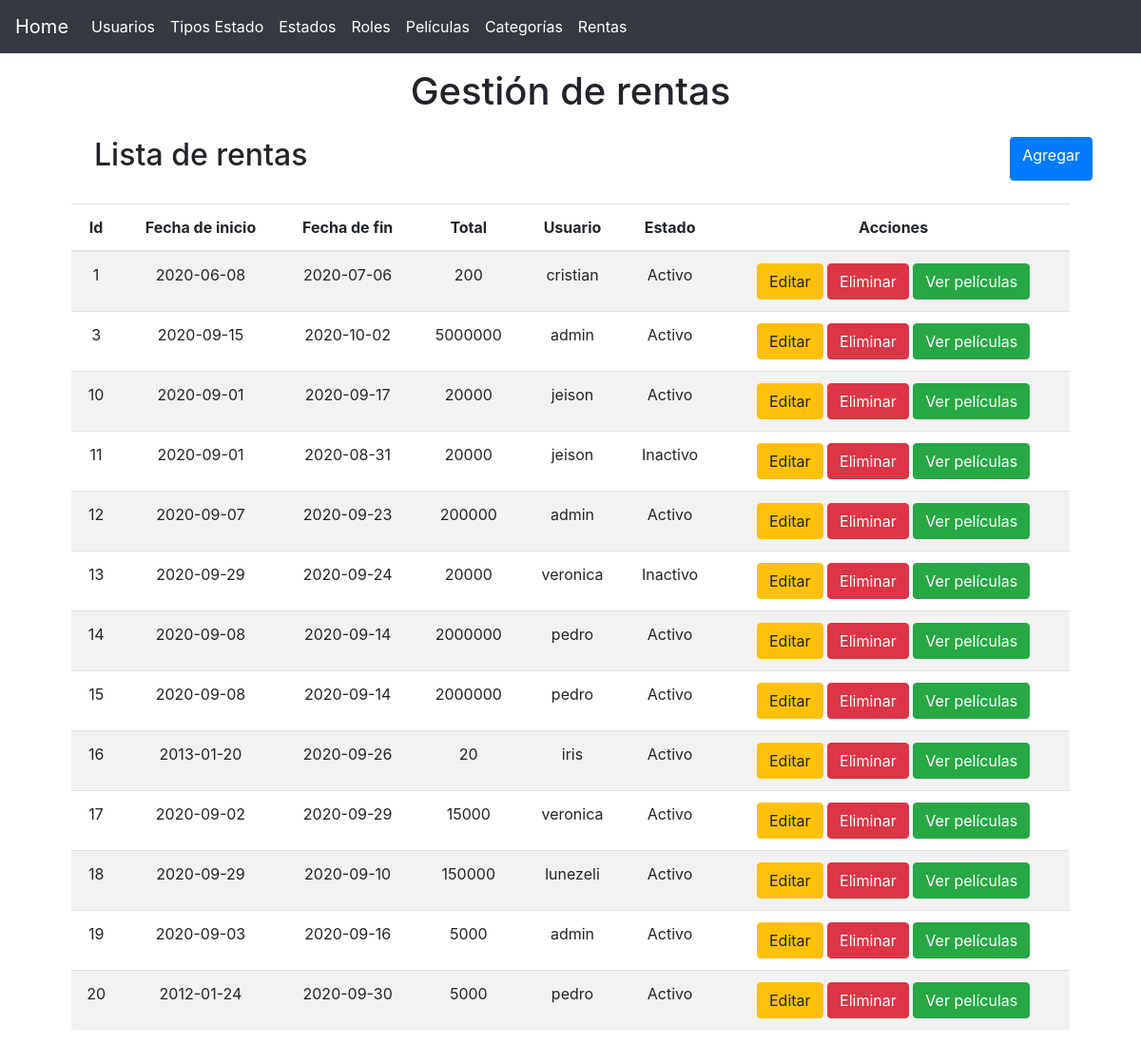
Screenshot of /?controller=rental with the database file from the repository.
### tables this page shows
CREATE TABLE IF NOT EXISTS `rentals` (
  `id` int(6) NOT NULL AUTO_INCREMENT,
  `start_date` date NOT NULL,
  `end_date` date NOT NULL,
  `total` int(12) NOT NULL,
  `user_id` int(6) NOT NULL,
  `status_id` int(6) NOT NULL,
  PRIMARY KEY (`id`),
  KEY `user_id` (`user_id`,`status_id`),
  KEY `status_id` (`status_id`)
);

CREATE TABLE IF NOT EXISTS `users` (
  `id` int(11) NOT NULL AUTO_INCREMENT,
  `name` varchar(30) NOT NULL,
  `email` varchar(30) NOT NULL,
  `password` varchar(16) NOT NULL,
  `status_id` int(6) NOT NULL,
  `role_id` int(6) NOT NULL,
  PRIMARY KEY (`id`),
  UNIQUE KEY `email` (`email`),
  KEY `status_id` (`status_id`,`role_id`),
  KEY `role_id` (`role_id`)
);

CREATE TABLE IF NOT EXISTS `statuses` (
  `id` int(6) NOT NULL AUTO_INCREMENT,
  `name` varchar(30) NOT NULL,
  `type_status_id` int(6) NOT NULL,
  PRIMARY KEY (`id`),
  KEY `type_status_id` (`type_status_id`)
);

### controllers/RentalController.php (called while the page is built, shortened)
<?php
require 'models/Rental.php';
class rentalController
{
    private $rentalModel;
    public function __construct()
    {
        $this->rentalModel = new rental;
    }
    public function index()
    {
    	$rentals = $this->rentalModel->getAll();
    	require 'views/layout.php';
    	require 'views/rentals/list.php';
    }
}

### models/Rental.php (called while the page is built, shortened)
<?php
class Rental
{
	private $pdo;
    public function __construct()
    {
    	try {
    		$this->pdo = new Database;
	    } catch (PDOException $e) {
	    	die($e->getMessage());
	    }
    }
    public function getAll()
    {
    	try {
    		$strSql = "SELECT r.*, u.name as usuario , s.name as status from rentals r inner join users u on u.id= r.user_id inner join statuses s on r.status_id=s.id group by r.id";
    		$query = $this->pdo->select($strSql);
    		return $query;
	    } catch (PDOException $e) {
	    	die($e->getMessage());
	    }
    }
}

### providers/Database.php (called while the page is built, shortened)
<?php
class Database extends PDO
{
    public function select($strSql, $arrayData = array(), $fetchMode = PDO::FETCH_OBJ)
    {
    	$query = $this->prepare($strSql);
    	if( !$query->execute() ) {
    		echo "Error, la consulta no se realizó";
    	} else {
    		return $query->fetchAll($fetchMode);
    	}
    }
}

### views/rentals/list.php (the view)
<main class="container">
	<section class="col-md-12 text-center">
		<div class="mt-3">
			<h1>Gestión de rentas</h1>
		</div>
		<div class="col-md-12 m-4 d-flex justify-content-between">
			<h2>Lista de rentas</h2>
			<a href="?controller=rental&method=add" class="btn btn-primary">Agregar</a>
		</div>
		<section class="col-md-12 flex-nowrap table-responsive">
			<table class="table table-striped table-hover">
				<thead>
					<tr>
						<th>Id</th>
						<th>Fecha de inicio</th>
						<th>Fecha de fin</th>
						<th>Total</th>
						<th>Usuario</th>
						<th>Estado</th>
						<th>Acciones</th>
					</tr>
				</thead>
				<tbody>
					<?php foreach($rentals as $rental): ?>
						<tr>
							<td><?php echo $rental->id ?></td>
							<td><?php echo $rental->start_date ?></td>
							<td><?php echo $rental->end_date ?></td>
							<td><?php echo $rental->total ?></td>
							<td><?php echo $rental->usuario ?></td>
							<td><?php echo $rental->status ?></td>
							<td>
								<a href="?controller=rental&method=edit&id=<?php echo $rental->id?>" class="btn btn-warning" title="Editar Renta">Editar</a>
								<a href="?controller=rental&method=delete&id=<?php echo $rental->id?>" class="btn btn-danger" title="Eliminar Renta">Eliminar</a>
								<a href="?controller=rental&method=seeMovies&id=<?php echo $rental->id?>" class="btn btn-success" >Ver películas</a>
							</td>
						</tr>
					<?php endforeach ?>
				</tbody>
			</table>
		</section>
	</section>
</main>

### rows the page displays
rentals: id "1", start_date "2020-06-08", end_date "2020-07-06", total "200", user.name "cristian", status.name "Activo"
rentals: id "3", start_date "2020-09-15", end_date "2020-10-02", total "5000000", user.name "admin", status.name "Activo"
rentals: id "10", start_date "2020-09-01", end_date "2020-09-17", total "20000", user.name "jeison", status.name "Activo"
rentals: id "11", start_date "2020-09-01", end_date "2020-08-31", total "20000", user.name "jeison", status.name "Inactivo"
rentals: id "12", start_date "2020-09-07", end_date "2020-09-23", total "200000", user.name "admin", status.name "Activo"
rentals: id "13", start_date "2020-09-29", end_date "2020-09-24", total "20000", user.name "veronica", status.name "Inactivo"
rentals: id "14", start_date "2020-09-08", end_date "2020-09-14", total "2000000", user.name "pedro", status.name "Activo"
rentals: id "15", start_date "2020-09-08", end_date "2020-09-14", total "2000000", user.name "pedro", status.name "Activo"
rentals: id "16", start_date "2013-01-20", end_date "2020-09-26", total "20", user.name "iris", status.name "Activo"
rentals: id "17", start_date "2020-09-02", end_date "2020-09-29", total "15000", user.name "veronica", status.name "Activo"
rentals: id "18", start_date "2020-09-29", end_date "2020-09-10", total "150000", user.name "lunezeli", status.name "Activo"
rentals: id "19", start_date "2020-09-03", end_date "2020-09-16", total "5000", user.name "admin", status.name "Activo"
rentals: id "20", start_date "2012-01-24", end_date "2020-09-30", total "5000", user.name "pedro", status.name "Activo"
